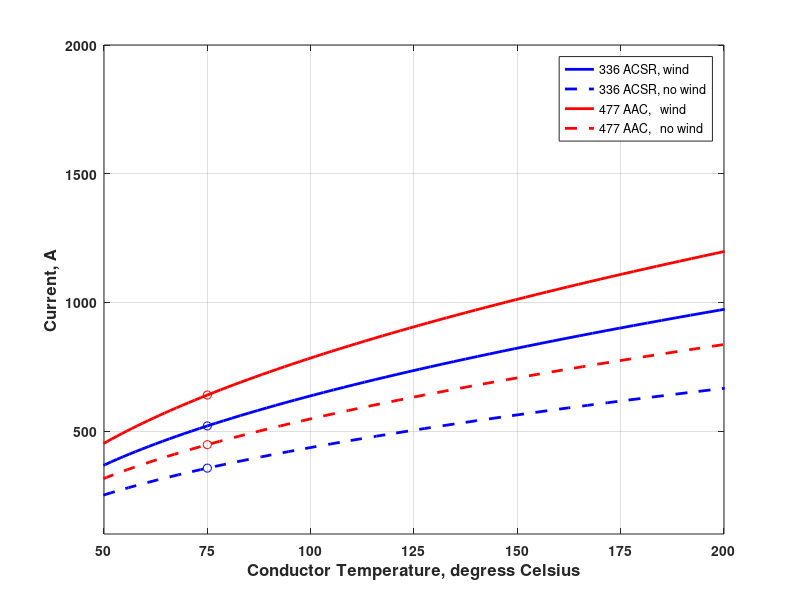
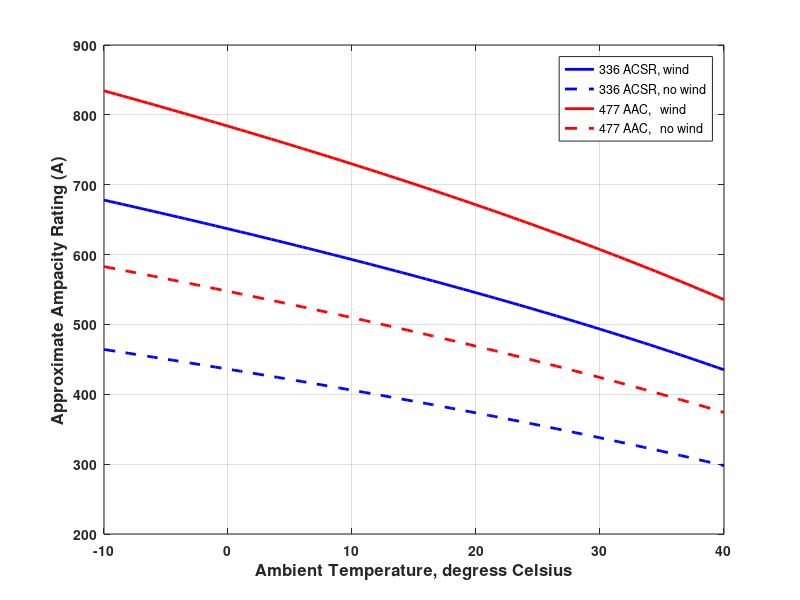

Write the MATLAB code that produced these figures, in order. (Note: this script raises an error after producing the figures.)
clear
clc
close all
fig = 0;

COND(1,:)=[336,75,25,520,1];
COND(2,:)=[336,75,25,356,0];
COND(3,:)=[336,100,25,468,1];
COND(4,:)=[336,100,25,635,0];

COND(5,:)=[477,75,25,640,1];
COND(6,:)=[477,75,25,447,0];
COND(7,:)=[477,100,25,784,1];
COND(8,:)=[477,100,25,588,0];

%Plot 1:
for j=1:1:8
    i = 1;
    for I=100:10:1200
        Ta_new = COND(j,3);
        Ta_old = COND(j,3);
        Tc_old = COND(j,2);
        I_old = COND(j,4);
        Tc_new(i,j)=Ta_new+((I/I_old)^2)*(Tc_old-Ta_old);
        Ic(i,1)=I;
        i = i + 1;
    end
end

fig = fig + 1;
figure(fig)
plot(Tc_new(:,1),Ic,'b-','LineWidth',2)
hold on
plot(Tc_new(:,2),Ic,'b--','LineWidth',2)
hold on
plot(Tc_new(:,5),Ic,'r-','LineWidth',2)
hold on
plot(Tc_new(:,6),Ic,'r--','LineWidth',2)
hold on
plot(COND(1,2),COND(1,4),'bo');
hold on
plot(COND(2,2),COND(2,4),'bo');
hold on
plot(COND(5,2),COND(5,4),'ro');
hold on
plot(COND(6,2),COND(6,4),'ro');
%settings
xlabel('Conductor Temperature, degress Celsius','FontWeight','bold','FontSize',12);
ylabel('Current, A','FontWeight','bold','FontSize',12);
axis([50 200 100 2000])
set(gca,'XTick',50:25:200);
grid on
set(gca,'FontWeight','bold');
legend('336 ACSR, wind','336 ACSR, no wind','477 AAC,   wind','477 AAC,   no wind');
%%
COND(1,:)=[336,75,25,520,1];
COND(2,:)=[336,75,25,356,0];
COND(3,:)=[336,100,25,468,1];
COND(4,:)=[336,100,25,635,0];

COND(5,:)=[477,75,25,640,1];
COND(6,:)=[477,75,25,447,0];
COND(7,:)=[477,100,25,784,1];
COND(8,:)=[477,100,25,588,0];

%Plot 2:

for j=1:1:8
    i=1;
    for Ta_new=-10:0.5:40
        %Ta_new = COND(j,3);
        Ta_old = COND(j,3);
        Tc_old = COND(j,2);
        Tc_new = COND(j,2);
        I_old = COND(j,4);
        
        I_new(i,j)=I_old*sqrt((Tc_new-Ta_new)/(Tc_old-Ta_old));
        Ta_new_1(i,1)=Ta_new;
        i = i + 1;
    end
end
fig = fig + 1;
figure(fig);
plot(Ta_new_1,I_new(:,1),'b-','LineWidth',2);
hold on
plot(Ta_new_1,I_new(:,2),'b--','LineWidth',2);
hold on
plot(Ta_new_1,I_new(:,5),'r-','LineWidth',2);
hold on
plot(Ta_new_1,I_new(:,6),'r--','LineWidth',2);

xlabel('Ambient Temperature, degress Celsius','FontWeight','bold','FontSize',12);
ylabel('Approximate Ampacity Rating (A)','FontWeight','bold','FontSize',12);
%axis([50 200 100 2000])
%set(gca,'XTick',50:25:200);
grid on
set(gca,'FontWeight','bold');
legend('336 ACSR, wind','336 ACSR, no wind','477 AAC,   wind','477 AAC,   no wind');
%%
addpath('C:\Users\jlavall\Documents\GitHub\CAPER\04_DSCADA');
Weather = xlsread('Weather_NC.xlsx','NC');
wind=Weather(:,1);
Atemp=Weather(:,2);
wind=sort(wind);
Atemp=sort(Atemp);

num_g=20;
wind_max=12;
step=wind_max/num_g;
%hist(wind,50)
count=zeros(num_g,2);
min=0;
max=step;
for i=1:1:length(wind)
    min=0;
    max=step;
    for b=1:1:num_g
        if wind(i,1) >= min && wind(i,1) < max
            count(b,1)=count(b,1)+1;
        end
        min=min+step;
        max=max+step;
    end
end
fig = fig + 1;
figure(fig);
X=0:step:wind_max-step;
plot(X*2.23694,count(:,1)/8760,'b-','LineWidth',3);
hold on
plot([1.4 1.4],[0 0.16],'r--','LineWidth',2);
xlabel('Wind Speed (mph)','FontWeight','bold','FontSize',12);
ylabel('Probability Density','FontWeight','bold','FontSize',12);
grid on
set(gca,'FontWeight','bold');
%%
fig = fig + 1;
figure(fig);
%   Find PDF of A temp:
Atemp = Atemp + 15;
num_g=20;
am_min=0;
am_max=52;
am = am_max-am_min;
step=am/num_g;
%hist(wind,50)
count1=zeros(num_g,2);
min=am_min;
max=step;
%Atemp=Atemp+15;
for i=1:1:length(Atemp)
    min=am_min;
    max=step;
    for b=1:1:num_g
        if Atemp(i,1) >= min && Atemp(i,1) < max
            count1(b,1)=count1(b,1)+1;
        end
        min=min+step;
        max=max+step;
    end
end
X=-15:step:am_max-15-step;
plot(X,count1(:,1)/8760,'b-','LineWidth',3);
hold on
plot([25 25],[0 0.14],'r--','LineWidth',2);
xlabel('Ambient Temperature (C)','FontWeight','bold','FontSize',12);
ylabel('Probability Density','FontWeight','bold','FontSize',12);
grid on
set(gca,'FontWeight','bold');


        
    
    





